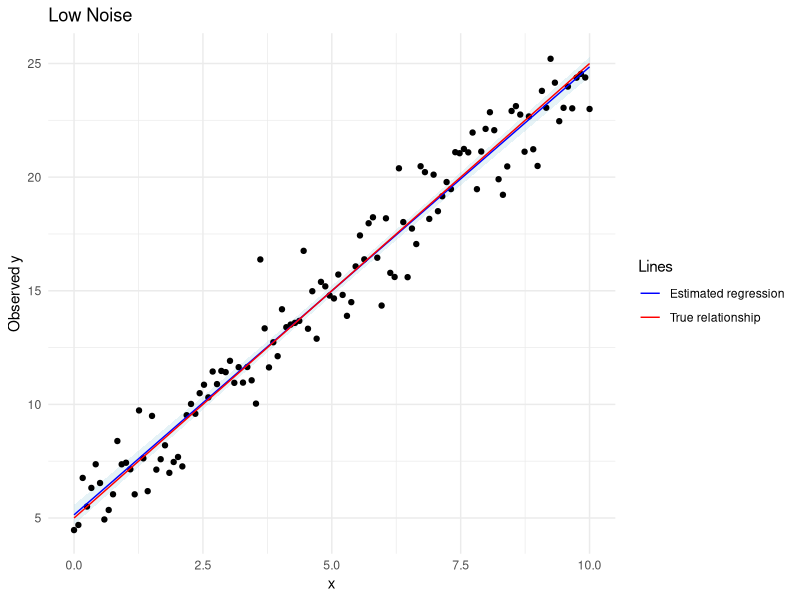
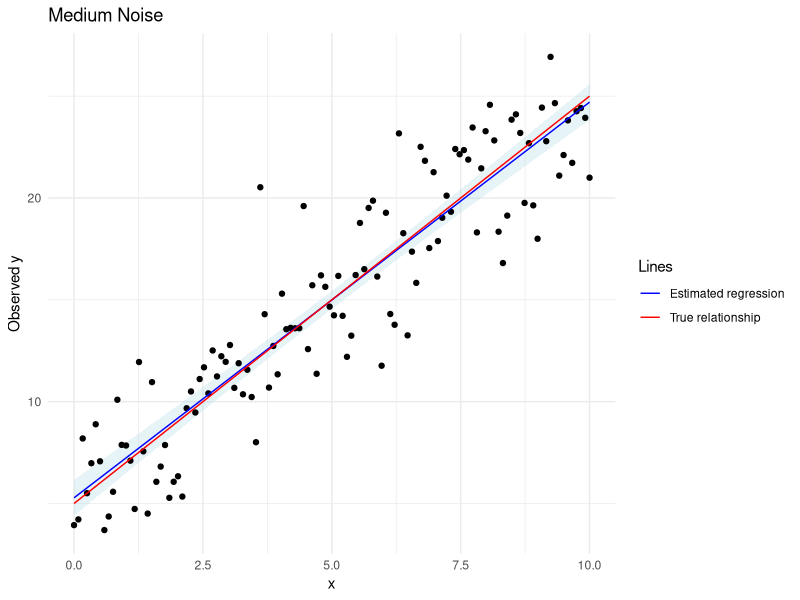
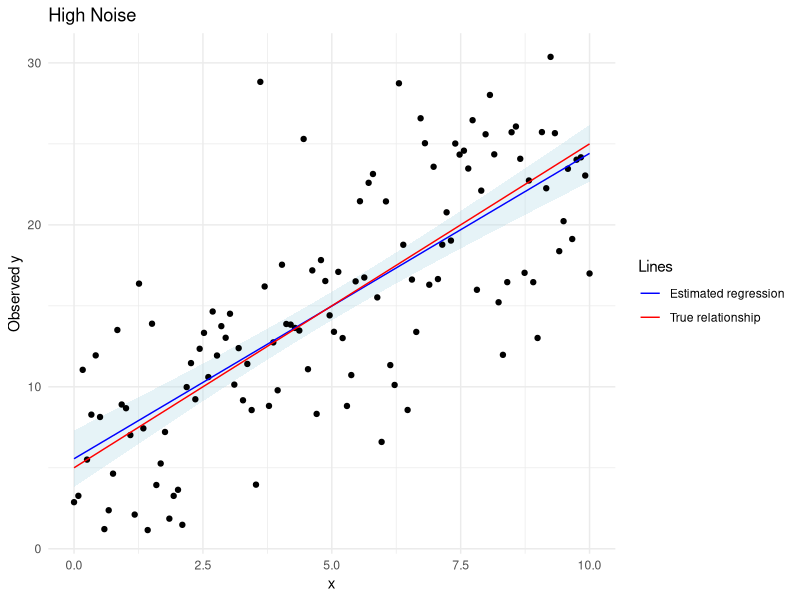
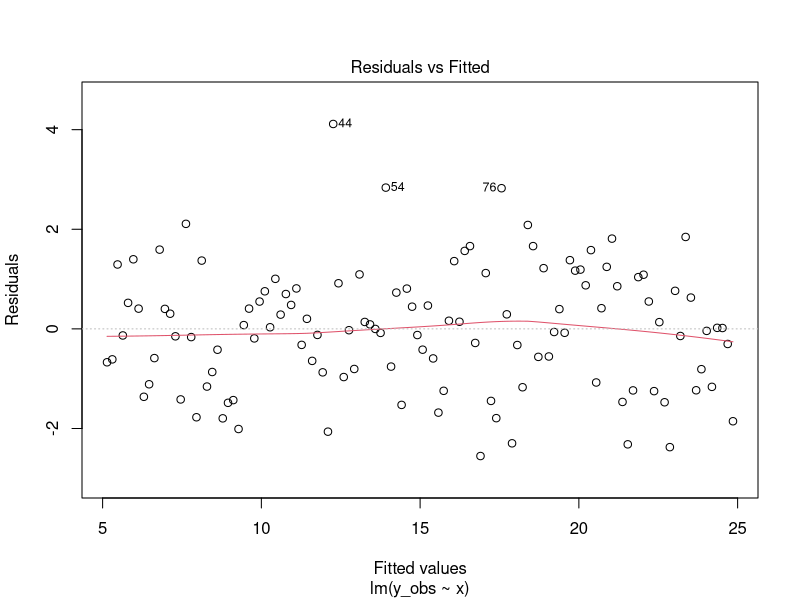
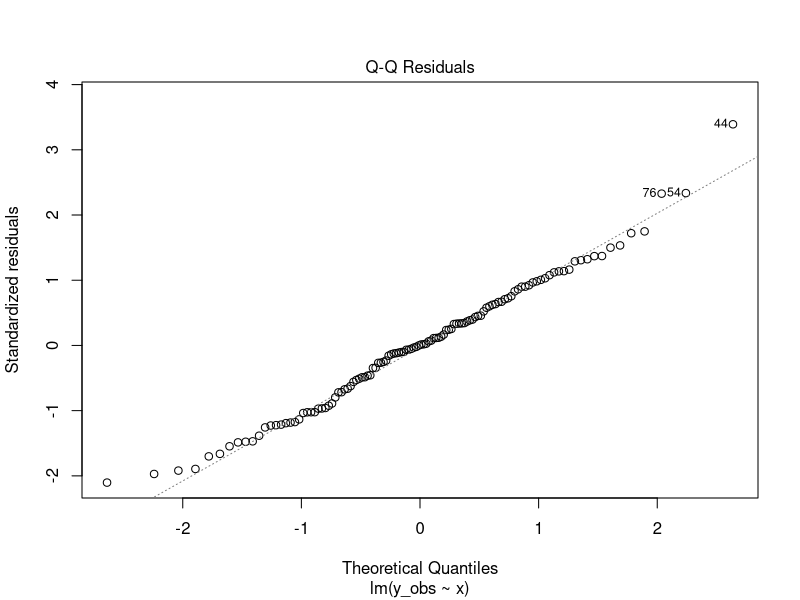
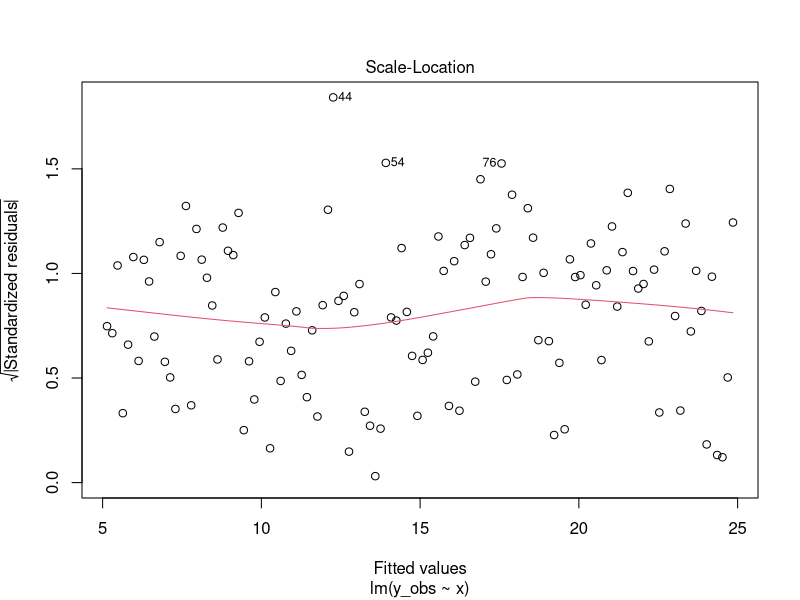
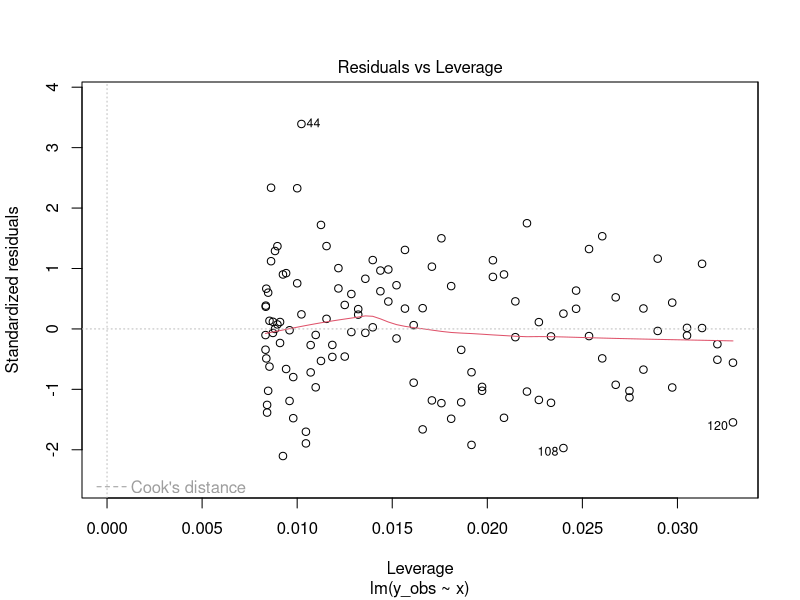
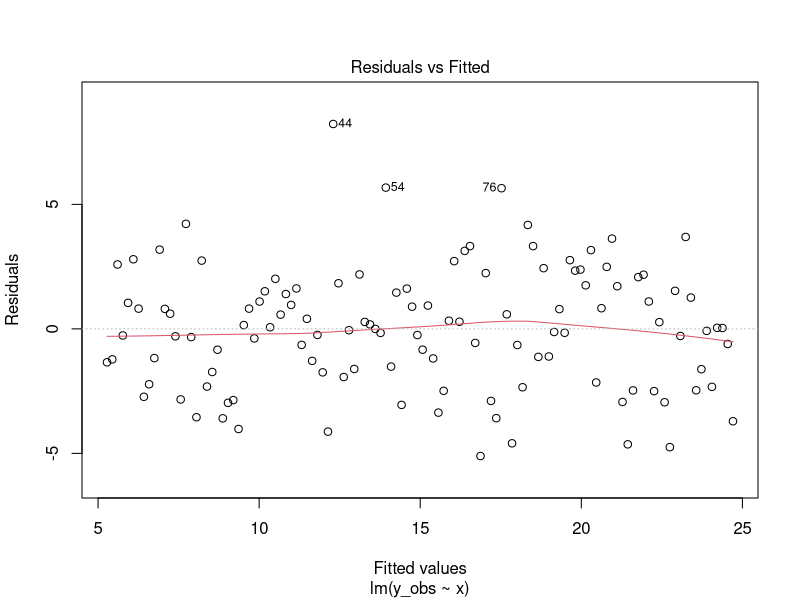

These charts were generated, in order, by the following R code:
## ---- chunk 1
# Import libraries
library(tidyverse)
library(lmtest)

# 1. Define the true linear relationship

set.seed(123) # generate random numbers everytime we run the code

n <- 120 # number of observations

x <- seq(0, 10, length.out = n) # 120 values from 0 to 10

y_true <- 2 * x + 5 # true linear relationship without noise
## ---- chunk 2
# 2. Generate additive and multiplicative noise once

# Additive noise
additive_noise <- rnorm(n, mean = 0, sd = 1) 
# Generate additive random errors centered around 0

multiplicative_noise <- rnorm(n, mean = 0, sd = 0.050) 
# Generate multiplicative random errors centered around 0

## ---- chunk 3
# 3. Generate three datasets with increasing noise

# Low noise level
y_low <- data.frame(
  x = x,
  y_obs = y_true * (1 + multiplicative_noise) + additive_noise
)

# Medium noise level
y_medium <- data.frame(
  x = x,
  y_obs = y_true * (1 + 2 * multiplicative_noise) + 2 * additive_noise
)

# High noise level
y_high <- data.frame(
  x = x,
  y_obs = y_true * (1 + 4 * multiplicative_noise) + 4 * additive_noise
)

## ---- chunk 4
# 4. Define a function to add linear regression and confidence intervals to the datasets

add_regression_to_data <- function(data, model, ci = 0.95) {

  conf_interval <- predict(model, interval = "confidence", level = ci)
  # Calculate the fitted values and confidence interval limits

  data <- cbind(data, conf_interval)
  # Add these values as new columns in the dataset

  return(data) # Return the updated dataset
}
## ---- chunk 5
# 5. Fit linear regression models to each dataset

lm_low <- lm(y_obs ~ x, data = y_low) # low noise
lm_medium <- lm(y_obs ~ x, data = y_medium) # medium noise
lm_high <- lm(y_obs ~ x, data = y_high) # high noise

# 6. Summary statistics for each model

summary(lm_low)
summary(lm_medium)
summary(lm_high)
## ---- chunk 6
# 7. Apply the function to the three datasets

# Low noise level
y_low_ci <- add_regression_to_data(y_low, lm_low)

# Medium noise: multiply both errors by 2
y_medium_ci <- add_regression_to_data(y_medium, lm_medium)

# High noise: multiply both errors by 4
y_high_ci <- add_regression_to_data(y_high, lm_high)

#print(y_low)
#print(y_medium)
#print(y_high)

## ---- chunk 7
# 8.Function to plot the datasets with its regression and confidence interval

plot_regression <- function(data, title) {

  ggplot(data, aes(x = x, y = y_obs)) +
    geom_ribbon(aes(ymin = lwr, ymax = upr),
                fill = "lightblue", alpha = 0.3) + # 95% confidence interval
    geom_point() + # Observed data points
    geom_line(aes(y = fit, color = "Estimated regression")) + # Fitted regression
    geom_line(aes(y = 2 * x + 5, color = "True relationship")) + # True regression
    scale_color_manual(values = c(
      "Estimated regression" = "blue",
      "True relationship" = "red"
    )) +
    labs(title = title, x = "x", y = "Observed y", color = "Lines") +
    theme_minimal()
}

# Generate the three plots separately
plot_regression(y_low_ci, "Low Noise")
plot_regression(y_medium_ci, "Medium Noise")
plot_regression(y_high_ci, "High Noise")
## ---- chunk 8
# Diagnostic plots for low noise
plot(lm_low)
## ---- chunk 9
# Diagnostic plots for medium noise
plot(lm_medium)
## ---- chunk 10
# Diagnostic plots for medium noise
plot(lm_high)
## ---- chunk 11
# 10. Check the residuals of the three regression models

# a) Shapiro-Wilk test: check if residuals are normally distributed

shapiro.test(residuals(lm_low)) # low noise
shapiro.test(residuals(lm_medium)) # medium noise
shapiro.test(residuals(lm_high)) # high noise

# b) Breusch-Pagan test: check if residual variance is constant

bptest(lm_low) # low noise
bptest(lm_medium) # medium noise
bptest(lm_high) # high noise
## ---- chunk 12
# 10. Create a table to compare the three regression models

comparison <- data.frame(
  Noise = c("Low", "Medium", "High"),

  Intercept = c(coef(lm_low)[1],
                coef(lm_medium)[1],
                coef(lm_high)[1]),

  Slope = c(coef(lm_low)[2],
            coef(lm_medium)[2],
            coef(lm_high)[2]),

  R_squared = c(summary(lm_low)$r.squared,
                summary(lm_medium)$r.squared,
                summary(lm_high)$r.squared),

  Residual_SE = c(summary(lm_low)$sigma,
                  summary(lm_medium)$sigma,
                  summary(lm_high)$sigma),

  # Standard error of the estimated slope
  Slope_SE = c(summary(lm_low)$coefficients[2, 2],
               summary(lm_medium)$coefficients[2, 2],
               summary(lm_high)$coefficients[2, 2]),

  # Shapiro-Wilk test p-values
  Shapiro_p = c(shapiro.test(residuals(lm_low))$p.value,
                shapiro.test(residuals(lm_medium))$p.value,
                shapiro.test(residuals(lm_high))$p.value),

  # Breusch-Pagan test p-values
  BP_p = c(bptest(lm_low)$p.value,
           bptest(lm_medium)$p.value,
           bptest(lm_high)$p.value)
)

# Display the comparison as a table in the PDF
knitr::kable(comparison, digits = 3)
